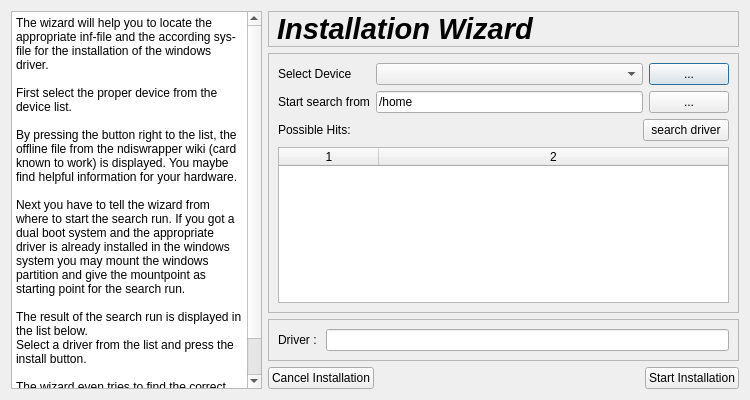
<?xml version="1.0" encoding="UTF-8"?>
<ui version="4.0">
 <class>instWizard</class>
 <widget class="QDialog" name="instWizard">
  <property name="geometry">
   <rect>
    <x>0</x>
    <y>0</y>
    <width>750</width>
    <height>400</height>
   </rect>
  </property>
  <property name="minimumSize">
   <size>
    <width>750</width>
    <height>400</height>
   </size>
  </property>
  <property name="maximumSize">
   <size>
    <width>750</width>
    <height>400</height>
   </size>
  </property>
  <property name="windowTitle">
   <string>Dialog</string>
  </property>
  <layout class="QGridLayout" name="gridLayout_2">
   <item row="0" column="1" colspan="3">
    <widget class="QLabel" name="headerLabel">
     <property name="font">
      <font>
       <pointsize>22</pointsize>
       <weight>75</weight>
       <italic>true</italic>
       <bold>true</bold>
      </font>
     </property>
     <property name="frameShape">
      <enum>QFrame::StyledPanel</enum>
     </property>
     <property name="frameShadow">
      <enum>QFrame::Raised</enum>
     </property>
     <property name="text">
      <string>Installation Wizard</string>
     </property>
    </widget>
   </item>
   <item row="1" column="1" colspan="3">
    <widget class="QFrame" name="frame">
     <property name="frameShape">
      <enum>QFrame::StyledPanel</enum>
     </property>
     <property name="frameShadow">
      <enum>QFrame::Raised</enum>
     </property>
     <layout class="QGridLayout" name="gridLayout">
      <item row="0" column="0">
       <widget class="QLabel" name="deviceLabel">
        <property name="text">
         <string>Select Device</string>
        </property>
       </widget>
      </item>
      <item row="0" column="1" colspan="2">
       <widget class="QComboBox" name="deviceComboBox"/>
      </item>
      <item row="0" column="3">
       <widget class="QPushButton" name="wikiLookupButton">
        <property name="text">
         <string>...</string>
        </property>
       </widget>
      </item>
      <item row="1" column="0">
       <widget class="QLabel" name="searchLabel">
        <property name="text">
         <string>Start search from</string>
        </property>
       </widget>
      </item>
      <item row="1" column="1" colspan="2">
       <widget class="QLineEdit" name="searchPath">
        <property name="text">
         <string>/home</string>
        </property>
       </widget>
      </item>
      <item row="1" column="3">
       <widget class="QPushButton" name="fileSelectButton">
        <property name="text">
         <string>...</string>
        </property>
       </widget>
      </item>
      <item row="2" column="0">
       <widget class="QLabel" name="possibleHitsLabel">
        <property name="text">
         <string>Possible Hits:</string>
        </property>
       </widget>
      </item>
      <item row="2" column="1">
       <spacer name="horizontalSpacer">
        <property name="orientation">
         <enum>Qt::Horizontal</enum>
        </property>
        <property name="sizeHint" stdset="0">
         <size>
          <width>266</width>
          <height>20</height>
         </size>
        </property>
       </spacer>
      </item>
      <item row="2" column="2" colspan="2">
       <widget class="QPushButton" name="startSearchButton">
        <property name="text">
         <string>search driver</string>
        </property>
       </widget>
      </item>
      <item row="3" column="0" colspan="4">
       <widget class="QTableWidget" name="resultTable">
        <property name="editTriggers">
         <set>QAbstractItemView::NoEditTriggers</set>
        </property>
        <property name="columnCount">
         <number>2</number>
        </property>
        <attribute name="horizontalHeaderStretchLastSection">
         <bool>true</bool>
        </attribute>
        <column/>
        <column/>
       </widget>
      </item>
     </layout>
    </widget>
   </item>
   <item row="2" column="1" colspan="3">
    <widget class="QFrame" name="frame_2">
     <property name="frameShape">
      <enum>QFrame::StyledPanel</enum>
     </property>
     <property name="frameShadow">
      <enum>QFrame::Raised</enum>
     </property>
     <layout class="QHBoxLayout" name="horizontalLayout">
      <item>
       <widget class="QLabel" name="driverLabel">
        <property name="text">
         <string>Driver : </string>
        </property>
       </widget>
      </item>
      <item>
       <widget class="QLineEdit" name="driverEdit"/>
      </item>
     </layout>
    </widget>
   </item>
   <item row="3" column="1">
    <widget class="QPushButton" name="cancelInstButton">
     <property name="text">
      <string>Cancel Installation</string>
     </property>
    </widget>
   </item>
   <item row="3" column="2">
    <spacer name="horizontalSpacer_2">
     <property name="orientation">
      <enum>Qt::Horizontal</enum>
     </property>
     <property name="sizeHint" stdset="0">
      <size>
       <width>229</width>
       <height>20</height>
      </size>
     </property>
    </spacer>
   </item>
   <item row="3" column="3">
    <widget class="QPushButton" name="startInstButton">
     <property name="text">
      <string>Start Installation</string>
     </property>
    </widget>
   </item>
   <item row="0" column="0" rowspan="4">
    <widget class="QPlainTextEdit" name="comment">
     <property name="readOnly">
      <bool>true</bool>
     </property>
     <property name="plainText">
      <string>The wizard will help you to locate the appropriate inf-file and the according sys-file for the installation of the windows driver.

First select the proper device from the device list.

By pressing the button right to the list, the offline file from the ndiswrapper wiki (card known to work) is displayed. You maybe find helpful information for your hardware.

Next you have to tell the wizard from where to start the search run. If you got a dual boot system and the appropriate driver is already installed in the windows system you may mount the windows partition and give the mountpoint as starting point for the search run.

The result of the search run is displayed in the list below.
Select a driver from the list and press the install button.

The wizard even tries to find the correct sys-file if it is not located in the same folder as the inf-file.</string>
     </property>
    </widget>
   </item>
  </layout>
 </widget>
 <resources/>
 <connections>
  <connection>
   <sender>wikiLookupButton</sender>
   <signal>clicked()</signal>
   <receiver>instWizard</receiver>
   <slot>slot_wikiLookupButtonClicked()</slot>
   <hints>
    <hint type="sourcelabel">
     <x>725</x>
     <y>61</y>
    </hint>
    <hint type="destinationlabel">
     <x>748</x>
     <y>61</y>
    </hint>
   </hints>
  </connection>
  <connection>
   <sender>fileSelectButton</sender>
   <signal>clicked()</signal>
   <receiver>instWizard</receiver>
   <slot>slot_fileSelectButtonClicked()</slot>
   <hints>
    <hint type="sourcelabel">
     <x>710</x>
     <y>87</y>
    </hint>
    <hint type="destinationlabel">
     <x>749</x>
     <y>90</y>
    </hint>
   </hints>
  </connection>
  <connection>
   <sender>startSearchButton</sender>
   <signal>clicked()</signal>
   <receiver>instWizard</receiver>
   <slot>slot_startSearchButtonClicked()</slot>
   <hints>
    <hint type="sourcelabel">
     <x>654</x>
     <y>117</y>
    </hint>
    <hint type="destinationlabel">
     <x>612</x>
     <y>39</y>
    </hint>
   </hints>
  </connection>
  <connection>
   <sender>cancelInstButton</sender>
   <signal>clicked()</signal>
   <receiver>instWizard</receiver>
   <slot>slot_cancelInstButtonClicked()</slot>
   <hints>
    <hint type="sourcelabel">
     <x>357</x>
     <y>387</y>
    </hint>
    <hint type="destinationlabel">
     <x>416</x>
     <y>386</y>
    </hint>
   </hints>
  </connection>
  <connection>
   <sender>startInstButton</sender>
   <signal>clicked()</signal>
   <receiver>instWizard</receiver>
   <slot>slot_startInstButtonClicked()</slot>
   <hints>
    <hint type="sourcelabel">
     <x>655</x>
     <y>379</y>
    </hint>
    <hint type="destinationlabel">
     <x>613</x>
     <y>379</y>
    </hint>
   </hints>
  </connection>
  <connection>
   <sender>resultTable</sender>
   <signal>cellClicked(int,int)</signal>
   <receiver>instWizard</receiver>
   <slot>slot_resultTableClicked()</slot>
   <hints>
    <hint type="sourcelabel">
     <x>706</x>
     <y>142</y>
    </hint>
    <hint type="destinationlabel">
     <x>747</x>
     <y>151</y>
    </hint>
   </hints>
  </connection>
 </connections>
 <slots>
  <slot>slot_fileSelectButtonClicked()</slot>
  <slot>slot_wikiLookupButtonClicked()</slot>
  <slot>slot_startSearchButtonClicked()</slot>
  <slot>slot_resultTableClicked()</slot>
  <slot>slot_cancelInstButtonClicked()</slot>
  <slot>slot_startInstButtonClicked()</slot>
 </slots>
</ui>
